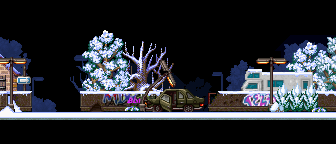

Below is a game level as drawn by its tile map, then a one-line description and the .tmx that defines it (tile-layer data replaced by summaries):
An orthogonal 21x9 tile map with 16x16 px tiles, 1 tile layer (Passability), 2 image layers and 3 objects (2x Character, Target).

<map version="1.2" tiledversion="1.3.1" orientation="orthogonal" renderorder="right-down" compressionlevel="0" width="21" height="9" tilewidth="16" tileheight="16" infinite="0" nextlayerid="7" nextobjectid="4">
 <properties>
  <property name="RestrictCamera" type="bool" value="true" />
 </properties>
 <tileset firstgid="1" source="../Tilesets/Editor.tsx" />
 <imagelayer id="1" name="Background">
  <image source="Images/Accident.png" width="336" height="144" />
 </imagelayer>
 <imagelayer id="6" name="AccidentFore">
  <image source="Images/AccidentFore.png" width="336" height="144" />
 </imagelayer>
 <objectgroup id="2" name="Object Layer">
  <object id="1" name="entry" type="Target" x="48" y="96" width="16" height="16" />
  <object id="2" name="pickup" type="Character" x="144" y="96" width="16" height="16">
   <properties>
    <property name="hide" value="return getSwitch('day01/cell')" />
    <property name="onInteract" value="playScene('day01/cell')" />
    <property name="passable" value="PASSABLE" />
   </properties>
  </object>
  <object id="3" name="pickup" type="Character" x="304" y="96" width="16" height="16">
   <properties>
    <property name="hide" value="return getSwitch('day01/cam')" />
    <property name="onInteract" value="playScene('day01/cam')" />
    <property name="passable" value="PASSABLE" />
   </properties>
  </object>
 </objectgroup>
 <layer id="3" name="Passability" width="21" height="9" opacity="0">
  <properties>
   <property name="CheckPassability" type="bool" value="true" />
  </properties>
  <data>[189 cells, 107 non-empty, 3 distinct tile ids]</data>
 </layer>
 <imagelayer id="5" name="Foreground" />
</map>
